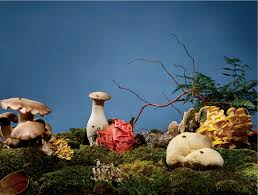
#> input picture lecture_04/classify/src_img/mushroom/mush01.jpg, 258 x 195 px; its folder holds only this picture in this run
$ jupyter execute --allow-errors google_net_jupyter.ipynb
#> lines starting #> are read from the running program, lines starting #| are printed output that depends on the picture
### lecture_04/classify/_path.py
"""
# functions : for a few initial path setting
"""
print(__doc__)

import os
import sys

from typing import List


NAME_HOME = 'openCV_TAcademy_reboot'


def get_cut_dir(name_cut:str) -> str:
    dir_hereent = os.path.dirname(__file__)
    dir_cut = "".join(dir_hereent.partition(name_cut)[:2]) + '/'
    return dir_cut

# [11 lines left out: function stop_if_none, not called in this run]


DIR_HOME = get_cut_dir(NAME_HOME)
DIR_SRC = DIR_HOME + 'src/'

sys.path.insert(0, DIR_HOME)


# [6 lines that do not run on import are left out]

### lecture_04/classify/google_net_jupyter.ipynb
[cell 1]
"""
# GOOGLE-NET Image CLASSIFICATION :
"""
print(__doc__)

[cell 2]
import os
import sys
import cv2
import numpy as np

from _path import get_cut_dir, stop_if_none

[cell 3]
dir_dnn = get_cut_dir('classify') + 'src_dnn/'
dir_img = get_cut_dir('classify') + 'src_img/mushroom/'

font_color = (0, 51, 249) # BGR <- rgb(249, 51, 0)

[cell 4]
files = [ filename
            for filename in os.listdir(dir_img)
            if filename.split('.')[-1] == 'jpg']

ask_sheets = {}
for i, filename in enumerate(files):
    ask_sheets[str(i)] = ['id', 0, filename]

[cell 5]
model = dir_dnn + 'bvlc_googlenet.caffemodel'
config = dir_dnn + 'deploy.prototxt'

classes = dir_dnn + 'classification_classes_ILSVRC2012.txt'

[cell 6]
# Load class names = 1000 classified lables
classNames = None
with open(classes, 'rt') as f:
#> (reads lecture_04/classify/src_dnn/classification_classes_ILSVRC2012.txt from the repository)
    classNames = f.read().rstrip('\n').split('\n')

[cell 7]
def get_id_CNN(filename, model, config):
    img = cv2.imread(filename)
#> img is the input picture: shape (195, 258, 3); mean B, G, R 95.5, 87.4, 73.8
    if img is None:
        print("Null Object!")
        raise EnvironmentError

    # LOAD CLASS NAMES -> if net.empty():
    net = cv2.dnn.readNet(model, config)
    if net.empty():
        print('Network load failed!')
        raise EnvironmentError

    inputBlob = cv2.dnn.blobFromImage(img, 1, (224, 224), (104, 117, 123))
    net.setInput(inputBlob)
    prob = net.forward()
    out = prob.flatten()
    return img, out

def put_result(img, out, font_color=(0, 51, 249), echo=True):
    classId = np.argmax(out)
    confidence = out[classId]
    text = f"Id={classNames[classId]:} [{confidence * 100:5.2f}%]"
    cv2.putText(
                img=img,
                text=text,
                org=(10, 30),
                fontFace=cv2.FONT_HERSHEY_SIMPLEX,
                fontScale=0.7,
                color=font_color,
                thickness=2,
                # lineType=cv2.LINE_AA,
            )
    if echo:
        print(text, flush=1)
        # cv2.imshow('img', img)
    cv2.waitKey()
    return classNames[classId], confidence

#> (a cell that did not finish here is left out)

[cell 9]
for idx, vals in enumerate(ask_sheets.values()):
    vals = list(vals)
    id, conf, filename = vals[0], vals[1], vals[2]

    print(f"{idx:02}. {filename:18} : {id[:29]:30} ... | {conf*100:>0.2f} %")

cv2.destroyAllWindows()

[cell 10]
import pandas as pd
import seaborn as sns
import matplotlib.pyplot as plt

[cell 11]
df = pd.DataFrame.from_dict(ask_sheets).T
df.columns = ['id','conf','filename']

print('\n\n', df.describe())
print('\n\n', df.info())

[cell 12]
# BAR 플롯이 필요하면, plot.barh() / .bar() 사용!

fig, axes = plt.subplots(2,2, figsize=(12,6))

df.conf.plot(ax=axes[0,0])
df.conf.hist(bins=20, ax=axes[0,1])
df.conf.plot.bar(ax=axes[1,0])
sns.boxplot(df.conf, ax=axes[1,1])
plt.show()
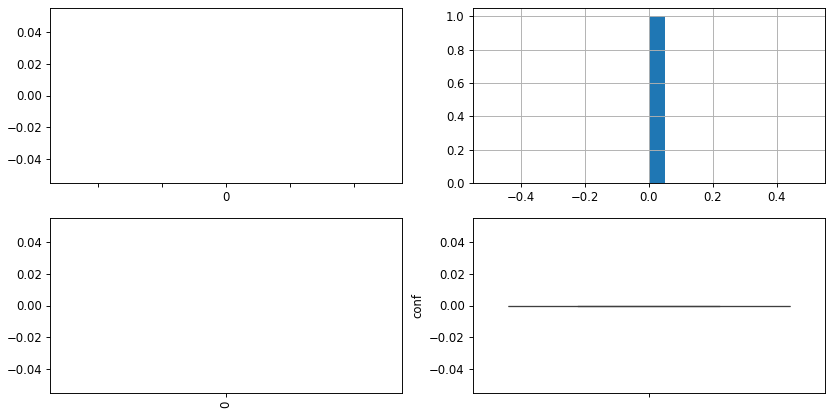
#> figure drawn by matplotlib, 4 panels; panel 2: tallest bar 1 high, from x = 0 to 0.05

# input('\n\nCONTINUE?')
